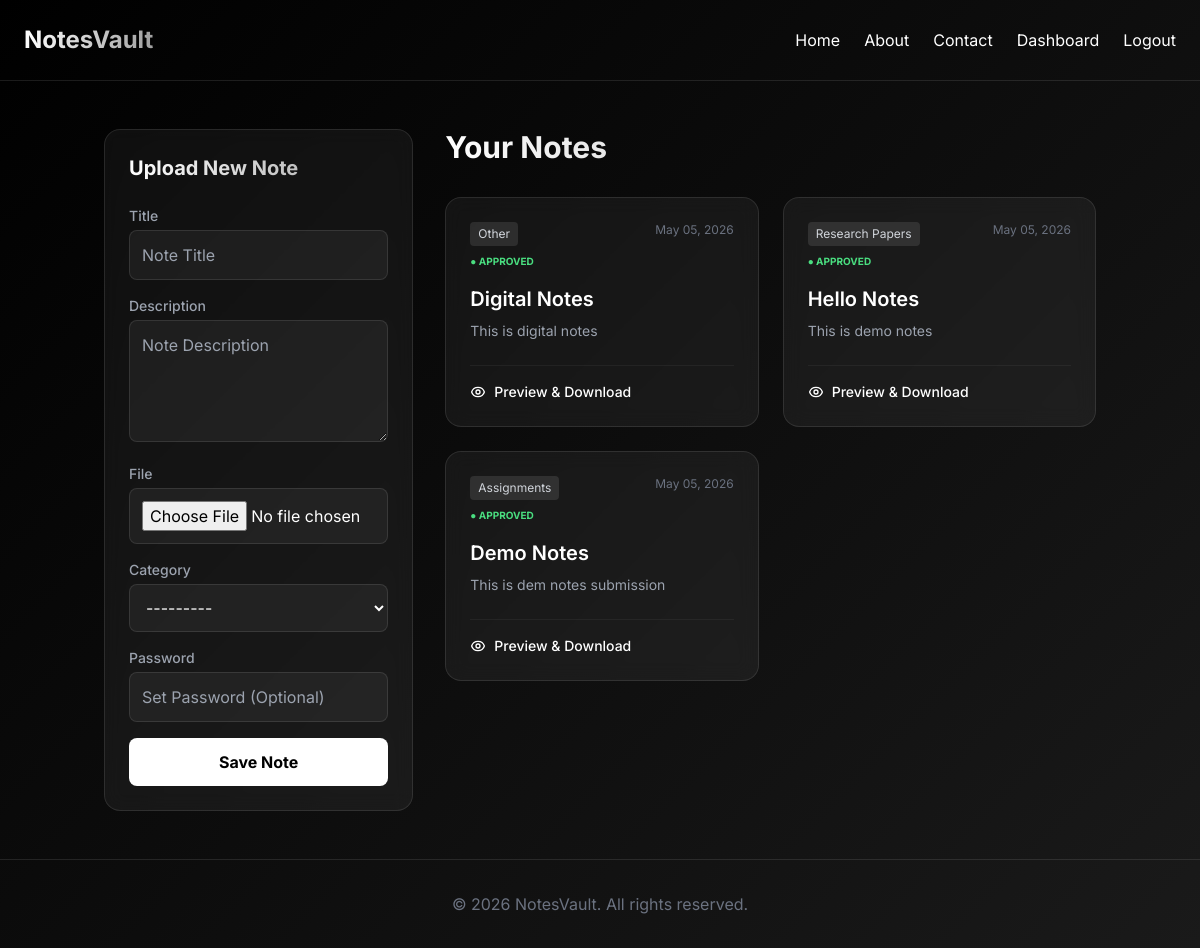
/dashboard/ (signed in), run on the app's committed database.
### Userapp/models.py (models this page shows, shortened)
class Note(models.Model):
    STATUS_CHOICES = [
        ('Pending', 'Pending'),
        ('Approved', 'Approved'),
        ('Rejected', 'Rejected'),
    ]
    user = models.ForeignKey(User, on_delete=models.CASCADE)
    title = models.CharField(max_length=200)
    description = models.TextField()
    file = models.FileField(upload_to='notes/')
    category = models.ForeignKey(NoteCategory, on_delete=models.SET_NULL, null=True)
    status = models.CharField(max_length=20, choices=STATUS_CHOICES, default='Pending')
    password = models.CharField(max_length=50, blank=True, null=True)
    created_at = models.DateTimeField(auto_now_add=True)

class NoteCategory(models.Model):
    name = models.CharField(max_length=100)
    def __str__(self):
        return self.name

### Userapp/views.py (the view)
# urls.py: path('dashboard/', views.dashboard_view, name='dashboard'),
def dashboard_view(request):
    if not request.user.is_authenticated:
        return redirect('login')
    notes = Note.objects.filter(user=request.user).order_by('-created_at')
    if request.method == 'POST':
        form = NoteForm(request.POST, request.FILES)
        if form.is_valid():
            note = form.save(commit=False)
            note.user = request.user
            note.save()
            messages.success(request, 'Note uploaded successfully!')
            return redirect('dashboard')
    else:
        form = NoteForm()
    return render(request, 'Userapp/dashboard.html', {'notes': notes, 'form': form})

### Userapp/forms.py
class NoteForm(forms.ModelForm):
    class Meta:
        model = Note
        fields = ['title', 'description', 'file', 'category', 'password']
        widgets = {
            'title': forms.TextInput(attrs={'class': 'input-field w-full p-3 rounded-lg', 'placeholder': 'Note Title'}),
            'description': forms.Textarea(attrs={'class': 'input-field w-full p-3 rounded-lg', 'placeholder': 'Note Description', 'rows': 4}),
            'category': forms.Select(attrs={'class': 'input-field w-full p-3 rounded-lg'}),
            'file': forms.FileInput(attrs={'class': 'input-field w-full p-3 rounded-lg'}),
            'password': forms.PasswordInput(attrs={'class': 'input-field w-full p-3 rounded-lg', 'placeholder': 'Set Password (Optional)'}, render_value=True),
        }

### Userapp/templates/Userapp/dashboard.html (shortened to what this page needs)
{% extends 'Userapp/base.html' %}
{% block content %}
<div class="grid grid-cols-1 lg:grid-cols-3 gap-8">
    <div class="lg:col-span-1">
        <div class="glass-card p-6 sticky top-8">
            <h3 class="text-xl font-bold mb-6 gradient-text">Upload New Note</h3>
            <form method="POST" enctype="multipart/form-data" class="space-y-4">
                {% for field in form %}
                    <div>
                        <label class="block text-sm font-medium text-gray-400 mb-1">{{ field.label }}</label>
                        {{ field }}
                    </div>
                {% endfor %}
                <button type="submit" class="btn-primary w-full py-3 rounded-lg font-bold mt-4">
                    Save Note
                </button>
            </form>
        </div>
    </div>
    <div class="lg:col-span-2">
        <h2 class="text-3xl font-bold mb-8 gradient-text">Your Notes</h2>
        {% if notes %}
            <div class="grid grid-cols-1 md:grid-cols-2 gap-6">
                {% for note in notes %}
                    <div class="glass-card p-6 flex flex-col hover:border-white/30 transition-all duration-300">
                        <div class="flex justify-between items-start mb-4">
                            <div class="flex flex-col space-y-2">
                                <span class="px-2 py-1 bg-white/10 text-xs rounded text-gray-300 w-fit">{{ note.category.name }}</span>
                                {% if note.status == 'Pending' %}
                                    <span class="text-[10px] text-yellow-400 font-bold uppercase">● Pending Approval</span>
                                {% elif note.status == 'Approved' %}
                                    <span class="text-[10px] text-green-400 font-bold uppercase">● Approved</span>
                                {% else %}
                                    <span class="text-[10px] text-red-400 font-bold uppercase">● Rejected</span>
                                {% endif %}
                            </div>
                            <span class="text-xs text-gray-500">{{ note.created_at|date:"M d, Y" }}</span>
                        </div>
                        <h4 class="text-xl font-semibold mb-2">{{ note.title }}</h4>
                        <p class="text-gray-400 text-sm mb-6 flex-grow">{{ note.description|truncatewords:20 }}</p>
                        <div class="mt-auto pt-4 border-t border-white/5">
                            {% if note.status == 'Approved' %}
                                <a href="{% url 'unlock_note' note.id %}" class="text-sm font-medium text-white hover:underline flex items-center">
                                    {% if note.password %}
                                        <svg class="w-4 h-4 mr-2" fill="none" stroke="currentColor" viewBox="0 0 24 24">
                                            <path stroke-linecap="round" stroke-linejoin="round" stroke-width="2" d="M12 15v2m-6 4h12a2 2 0 002-2v-6a2 2 0 00-2-2H6a2 2 0 00-2 2v6a2 2 0 002 2zm10-10V7a4 4 0 00-8 0v4h8z"></path>
                                        </svg>
                                        Unlock & Preview
                                    {% else %}
                                        Preview & Download
                                    {% endif %}
                                </a>
                            {% endif %}
                        </div>
                    </div>
                {% endfor %}
            </div>
        {% else %}
            <div class="glass-card p-12 text-center">
                <p class="text-gray-500">No notes yet. Start by uploading one!</p>
            </div>
        {% endif %}
    </div>
</div>
{% endblock %}

### Userapp/templates/Userapp/base.html (shortened to what this page needs)
<!DOCTYPE html>
<html lang="en">
<head>
    <script src="https://cdn.tailwindcss.com"></script>
</head>
<body class="flex flex-col">
    <nav class="p-6 flex justify-between items-center border-b border-white/10">
        <a href="/" class="text-2xl font-bold gradient-text">NotesVault</a>
        <div class="space-x-6 flex items-center">
            <a href="{% url 'home' %}" class="hover:text-gray-400">Home</a>
            <a href="{% url 'about' %}" class="hover:text-gray-400">About</a>
            <a href="{% url 'contact' %}" class="hover:text-gray-400">Contact</a>
            {% if user.is_authenticated %}
                <a href="{% url 'dashboard' %}" class="hover:text-gray-400">Dashboard</a>
                <a href="{% url 'logout' %}" class="hover:text-gray-400">Logout</a>
            {% else %}
                <a href="{% url 'login' %}" class="hover:text-gray-400">Login</a>
                <a href="{% url 'signup' %}" class="btn-primary px-4 py-2 rounded-lg font-medium">Sign Up</a>
            {% endif %}
        </div>
    </nav>
    <main class="flex-grow container mx-auto px-4 py-12">
        {% block content %}{% endblock %}
    </main>
    <footer class="p-8 text-center text-gray-500 border-t border-white/10">
        <p>&copy; 2026 NotesVault. All rights reserved.</p>
    </footer>
</body>
</html>

### Userapp/templates/Userapp/base.html (style rules this page uses)
body { font-family: 'Inter', sans-serif; background: linear-gradient(135deg, #000000 0%, #1a1a1a 100%); color: #ffffff; min-height: 100vh; }
.glass-card { background: rgba(255, 255, 255, 0.05); backdrop-filter: blur(10px); border: 1px solid rgba(255, 255, 255, 0.1); border-radius: 1rem; }
.gradient-text { background: linear-gradient(to right, #ffffff, #a0a0a0); -webkit-background-clip: text; -webkit-text-fill-color: transparent; }
.btn-primary { background: #ffffff; color: #000000; transition: all 0.3s ease; }
.input-field { background: rgba(255, 255, 255, 0.05); border: 1px solid rgba(255, 255, 255, 0.1); color: white; transition: border-color 0.3s; }
select.input-field option { background-color: #1a1a1a; color: white; }

### data on the page
Note: category.name "Other", status "● APPROVED", created_at "May 05, 2026", title "Digital Notes", description "This is digital notes"
Note: category.name "Research Papers", status "● APPROVED", created_at "May 05, 2026", title "Hello Notes", description "This is demo notes"
Note: category.name "Assignments", status "● APPROVED", created_at "May 05, 2026", title "Demo Notes", description "This is dem notes submission"

### other printed values
{{ field.label }} "Title" "Description" "File" "Category" "Password"
